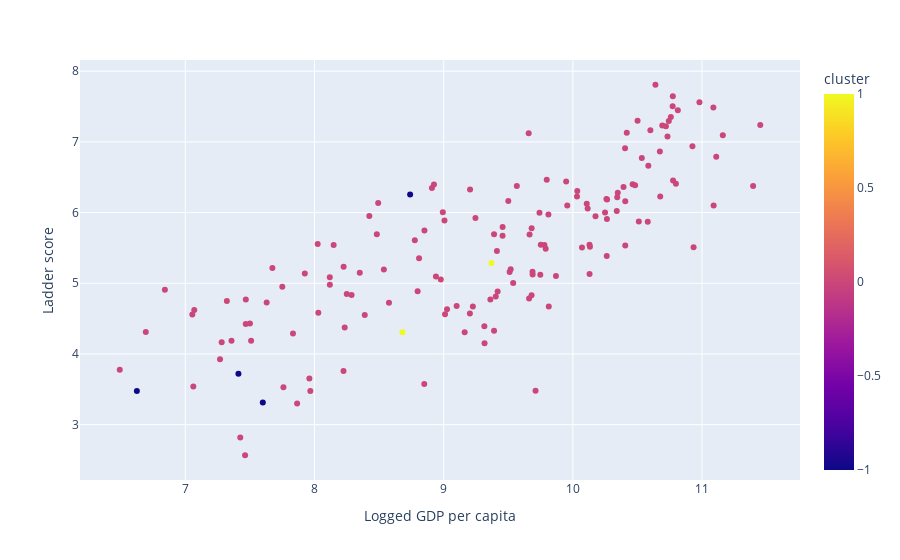

The notebook cell this image was saved under:
### Code cell
# Clustering DBSCAN

from sklearn.cluster import DBSCAN
from sklearn.preprocessing import StandardScaler

# Standardisation des données
scaler = StandardScaler()
df_standardise = scaler.fit_transform(df_numeric)

# Clustering
dbscan = DBSCAN(eps=2, min_samples=2)
dbscan.fit(df_standardise)
labels = dbscan.labels_

# Ajout des labels au dataframe
data_2020['cluster'] = labels

# Visualisation

fig = px.scatter(
    data_2020, 
    x='Logged GDP per capita', 
    y='Ladder score', 
    color='cluster', 
    hover_name='Country name'
)
fig.show()

### Figure 1 — Plotly figure (JSON) as saved in the notebook; plotly's stock layout.template omitted (floating-point values rounded to 4 significant figures; data arrays with more than 128 entries replaced by an {"elided": "..."} marker saying what was removed)
{"data": [{"hovertemplate": "<b>%{hovertext}</b><br><br>Logged GDP per capita=%{x}<br>Ladder score=%{y}<br>cluster=%{marker.color}<extra></extra>", "hovertext": {"elided": "153 str values"}, "legendgroup": "", "marker": {"color": {"elided": "153 int values"}, "coloraxis": "coloraxis", "symbol": "circle"}, "mode": "markers", "name": "", "orientation": "v", "showlegend": false, "type": "scatter", "x": {"elided": "153 float values"}, "xaxis": "x", "y": {"elided": "153 float values"}, "yaxis": "y"}], "layout": {"coloraxis": {"colorbar": {"title": {"text": "cluster"}}, "colorscale": [[0, "#0d0887"], [0.1111, "#46039f"], [0.2222, "#7201a8"], [0.3333, "#9c179e"], [0.4444, "#bd3786"], [0.5556, "#d8576b"], [0.6667, "#ed7953"], [0.7778, "#fb9f3a"], [0.8889, "#fdca26"], [1, "#f0f921"]]}, "legend": {"tracegroupgap": 0}, "margin": {"t": 60}, "xaxis": {"anchor": "y", "domain": [0, 1], "title": {"text": "Logged GDP per capita"}}, "yaxis": {"anchor": "x", "domain": [0, 1], "title": {"text": "Ladder score"}}}}
